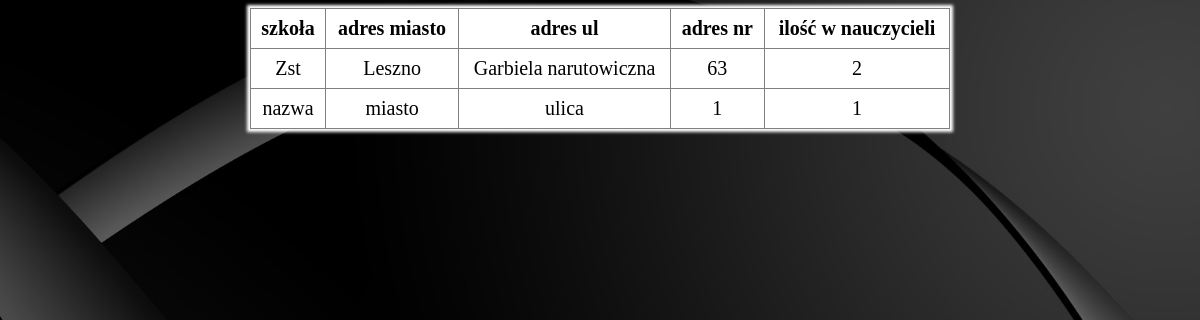
Page /jakubstrugalaabdklasa1/raport3.php on the committed database.
### tables this page shows
CREATE TABLE `nauczyciel_szkola` (
  `id_ns` int(11) NOT NULL,
  `id_nauczyciela` int(11) NOT NULL,
  `id_szkoly` int(11) NOT NULL
);

CREATE TABLE `szkola` (
  `id_szkoly` int(11) NOT NULL,
  `nazwa` text NOT NULL,
  `adres_m` text NOT NULL,
  `adres_ul` text NOT NULL,
  `adres_nr` text NOT NULL
);

### jakubstrugalaabdklasa1/raport3.php (the view, shortened to what this page needs)
<!DOCTYPE html>
<html>
<head>
   <link rel="stylesheet" type="text/css" href="style.css">
   </head>
<body>
   <div class="raport">
      <?php
require_once "dane_servera.php";
$polaczenie = @new mysqli($adreshostabd, $nazwauserbd, $haslobd, $nazwabd);
                if ($polaczenie->connect_errno!=0)
                {
                   exit("<span class='blad'>Error: ".$polaczenie->connect_errno.'</span>');
                }
                else
                {
 $polaczenie->set_charset("utf8");
}
                $sql="SELECT * , COUNT(ns.id_ns) FROM nauczyciel_szkola ns INNER JOIN szkola s on ns.id_szkoly = s.id_szkoly GROUP BY ns.id_szkoly";
                    if ($rezultat = $polaczenie->query($sql)) {
                    	echo "<table border='1'><tr><th>szkoła</th><th>adres miasto</th><th>adres ul</th><th>adres nr</th><th>ilość w nauczycieli</th></tr>";
                    while($row = $rezultat->fetch_assoc()){
                    echo " <tr><td>".$row['nazwa']."</td><td>".$row['adres_m']."</td><td>".$row['adres_ul']."</td><td>".$row['adres_nr']."</td><td>".$row['COUNT(ns.id_ns)']."</td></tr>";
                    }
                    echo "</table>";
                }
?>
   </div>
</body>
</html>

### jakubstrugalaabdklasa1/style.css (style rules this page uses)
html { background: url("tlo.jpg") no-repeat center center fixed; -webkit-background-size: cover; -moz-background-size: cover; -o-background-size: cover; background-size: cover; color: white; font-size: 20px; }
body { text-align: center; }
table { background-color: white; color: black; border-collapse: collapse; box-shadow: 0 0 3px 3px white; width: 700px; }
td { padding: 8px; }
th { padding: 8px; }
.raport { width: 700px; margin: auto; }

### rows in the picture
nauczyciel_szkola: id_szkoly.nazwa "Zst", id_szkoly.adres_m "Leszno", id_szkoly.adres_ul "Garbiela narutowiczna", id_szkoly.adres_nr "63", COUNT "2"
nauczyciel_szkola: id_szkoly.nazwa "nazwa", id_szkoly.adres_m "miasto", id_szkoly.adres_ul "ulica", id_szkoly.adres_nr "1", COUNT "1"
